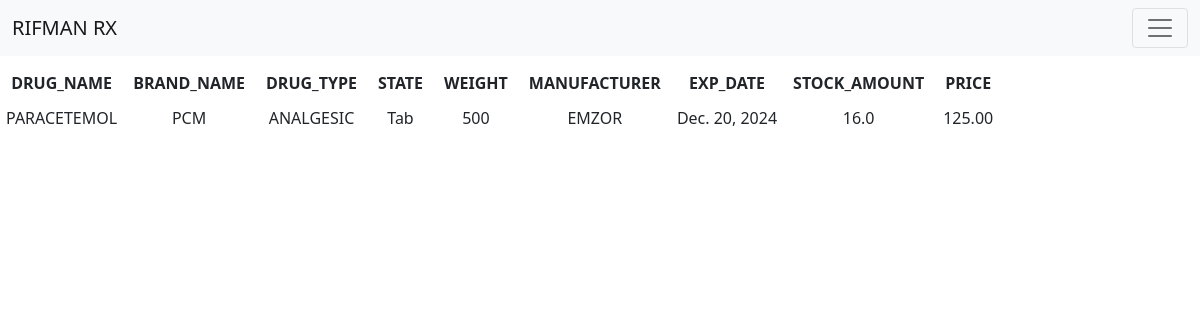
Screenshot of /drug/stock with the database file from the repository.
### drugs/models.py (models this page shows, shortened)
class Drug(models.Model):
	drug_name = models.CharField(max_length=30)
	brand_name = models.CharField(max_length=30)
	drug_type = models.CharField(max_length=20)
	state = models.CharField(max_length=20, choices=state_choices, default="Suspension")
	weight = models.CharField(max_length=10)
	manufacturer = models.CharField(max_length=30)
	exp_date = models.DateField("Expiery Date")
	stock_amount = models.IntegerField()
	purchase_amount = models.IntegerField()
	units = models.CharField(max_length=30, choices=unit_choices, default="Unit")
	price = models.DecimalField(max_digits=10, decimal_places=2) #sale_price
	cost_price = models.DecimalField(max_digits=10, decimal_places=2)
	category = models.CharField(max_length=30)
	purpose = models.CharField(max_length=30)
	location = models.CharField(max_length=10)
	day_added = models.DateField(null=False, default="2024-02-27")#str(tz.now().date()))
	out_of_stock = models.BooleanField(default=False)
	expired = models.BooleanField(default=False, null=True)
	def clean_stock(self):
		if self.state == "Tab":
			tb, cd = self.Tablet.get_tab_cd()
			tb, cd = int(tb), int(cd)
			amount = self.stock_amount / tb
			if amount < 1:
				amount = str(self.stock_amount) + " tab(s)"
			return amount
		return self.stock_amount
	def expired(self):
		return self.check_exp() <= 0
	def tabulate_stock(self):
		return (self.drug_name, self.brand_name, self.drug_type, self.state, self.weight,
			self.manufacturer, self.exp_date, self.clean_stock(), self.price)
	@property
	def Tablet(self):
		return self.tablet_set.all()[0]
	@property
	def Suspension(self):
		return self.suspension_set.all()[0]

### drugs/views.py (the view)
# urls.py: path("stock", ViewStock.as_view(), name="view_stock"),
class ViewStock(ListView):
	model = Drug
	template_name = "drugs/stock.html"
	context_object_name = "drugs"
	def get_context_data(self, **kwargs):
		context = super().get_context_data(**kwargs)
		context["d-class"] = "exp-far"
		context["headings"] = ["drug_name", "brand_name", "drug_type", "state", "weight",
							"manufacturer", "exp_date", "stock_amount", "price"]
		return context

### drugs/models.py (called while the page is built)
	def get_tab_cd(self):
		return self.tab_cd.split("/")

### drugs/templates/drugs/stock.html (shortened to what this page needs)
{% extends "main/base.html" %}
{% block content %}
	{% if drugs %}
		<table>
			<thead>
				{% for heading in headings %}
					<th>{{heading.upper}}</th>
				{% endfor %}
			</thead>
				{% for drug in drugs %}
				    <tr id="{{drug.pk}}" class="drug">
					{% for item in drug.tabulate_stock %}
						<td>{{item}}</td>
					{% endfor %}
					</tr>
				{% endfor %}
		</table>
	{% endif %}
{% endblock %}

### main/static/main/css/styles.css (style rules this page uses)
body { padding-top: 60px; text-align: center; }
table, tr, th, td { border: 1px solid white; }
th { padding: 10px; }
td { padding: 0 5px; }

### rows the page displays
Drug: tabulate_stock "PARACETEMOL" "PCM" "ANALGESIC" "Tab" "500" "EMZOR" "Dec. 20, 2024" "16.0" "125.00"

### other values shown
{{ heading.upper }} "DRUG_NAME" "BRAND_NAME" "DRUG_TYPE" "STATE" "WEIGHT" "MANUFACTURER" "EXP_DATE" "STOCK_AMOUNT" "PRICE"
